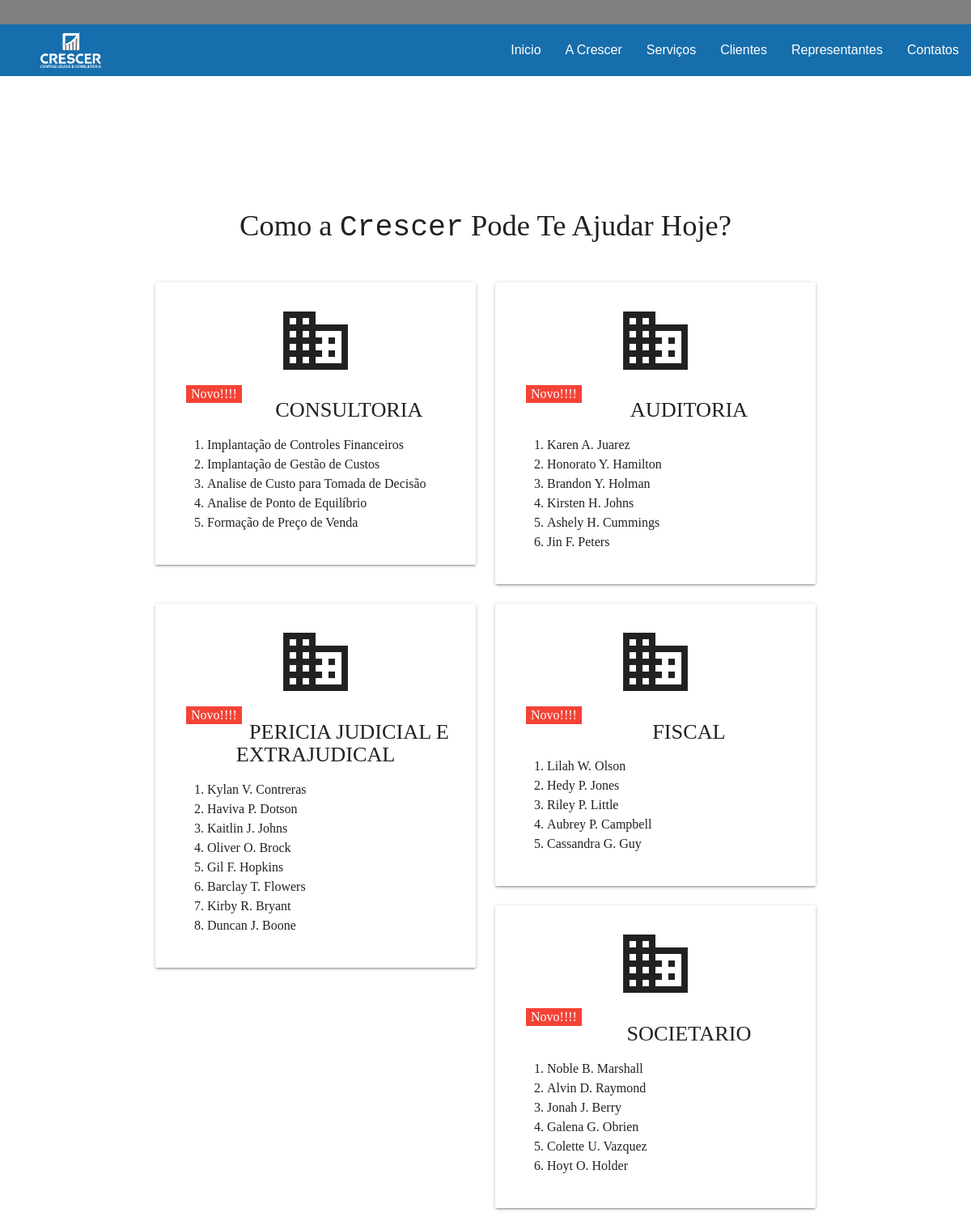
The page /servicos/index.php (upper part) on the database its author committed.
### tables this page shows
CREATE TABLE `t_servicos` (
  `ser_codigo` int(11) NOT NULL,
  `ser_descricao` varchar(100) NOT NULL,
  `ser_status` varchar(2) NOT NULL,
  `ser_datacadastro` timestamp NOT NULL DEFAULT CURRENT_TIMESTAMP ON UPDATE CURRENT_TIMESTAMP,
  `ser_usuario` int(11) NOT NULL,
  `ser_ordem` int(11) NOT NULL,
  `ser_novo` date DEFAULT NULL
);

CREATE TABLE `t_atividade` (
  `ati_codigo` int(11) NOT NULL,
  `ati_descricao` varchar(100) NOT NULL,
  `ser_codigo` int(11) NOT NULL,
  `ati_status` varchar(2) NOT NULL,
  `ati_usuario` int(11) NOT NULL,
  `ati_datacadastro` date NOT NULL,
  `ati_novo` date NOT NULL
);

### servicos/index.php (the view, shortened to what this page needs)
<?php
    require('../conecta_db.php');
?>
<!DOCTYPE html>
<html lang="pt-br">
<head>
  <link href="../css/materialize.css" type="text/css" rel="stylesheet" media="screen,projection"/>
  <link href="../css/style.css" type="text/css" rel="stylesheet" media="screen,projection"/>
</head>
<body>
  <?php
    require('../topo.php');
  ?>
  <br><br><br><br><br>
    <div class="container center">
      <h4>Como a <code>Crescer</code> Pode Te Ajudar Hoje? </h4>
      <br>
      <div class="row">
             <?php
                $result = "select * from t_servicos where ser_status = 'A'";
                $resultado = mysqli_query($mysqli, $result);
                while($exibe = mysqli_fetch_assoc($resultado)){
                  echo '<div class="col s12 m12 l6">
                          <div class="card-panel">
                            <i class="material-icons large">domain</i>
                            <br><span class="badge red white-text left">Novo!!!! </span>
                            <h5>'.$exibe['ser_descricao'].'</h5>
                              <ol align="left">
                            ';
                  $sql2 = "select * from t_atividade where ser_codigo =".$exibe['ser_codigo']." and ati_status = 'A' ";
                  $resultado2 = mysqli_query($mysqli, $sql2);
                  while($atividade = mysqli_fetch_assoc($resultado2)){
                      if (!$atividade) {
                        echo "<li align='left'> Nenhuma atividade Cadastrada </li>";
                      }else{
                        echo "<li align='left'>".$atividade['ati_descricao']." </li>";
                      }
                  }
                  echo ' </ol>
                        </div>
                      </div>';
                }
              ?>
      </div>
   </div>
  </body>
</html>

### topo.php
<?php
    if(nivel ==1){
        $path_nivel ='';
    }else if(nivel ==2){
        $path_nivel ='../';
    }else if(nivel ==3){
        $path_nivel ='../../';
    }else{
        "<h1>Erro no caminho Path, verifique se foi definido um Nivel<h1>";
    }
    $inicio ="index.php";
    $inicio =$path_nivel.$inicio;
    $sobre ="index.php#sobre";
    $sobre =$path_nivel.$sobre;
    $servicos ="servicos/";
    $servicos =$path_nivel.$servicos;
    $clientes ="clientes/";
    $clientes =$path_nivel.$clientes;
    $representantes ="representantes/";
    $representantes =$path_nivel.$representantes;
    $contato ="contato/";
    $contato =$path_nivel.$contato;
    $imagem  = "img/logo.png";
    $imagem =  $path_nivel.$imagem;
?>
<div class="navbar-fixed">
    <nav>
      <div class="nav-telefone col l12 m12 s12">
      </div>
      <div class="nav-wrapper padrao-fundo">
        <a href="<?php echo $inicio;?>" class="brand-logo padrao">
          <img src="<?php echo $imagem; ?>" class="responsive-img logo-nav" alt="Logo">
        </a>
        <ul class="right hide-on-med-and-down">
          <li><a href="<?php echo $inicio; ?>" class=" white-text">Inicio</a></li>
          <li><a href="<?php echo $sobre; ?>" class="white-text">A Crescer</a></li>
          <li><a href="<?php echo $servicos; ?>" class="white-text">Serviços</a></li>
          <li><a href="<?php echo $clientes; ?>" class="white-text">Clientes</a></li>
          <li><a href="<?php echo $representantes; ?>" class="white-text">Representantes</a></li>
          <li><a href="<?php echo $contato; ?>" class="white-text">Contatos</a></li>
        </ul>
      </div>
    </nav>
  </div>

### css/style.css (style rules this page uses)
html { font-family:'Corbel'; font-size: 12pt; }
nav ul a, nav .brand-logo { color: #444; }
.padrao { color: #176EAC !important; }
.padrao-fundo { background-color: #176EAC!important; }
.logo-nav { width: 75px; margin-left: 50px; margin-top: 10px; }
.nav-telefone { background-color:gray !important; height:30px; width: 100% !important; font-size: 10pt; font-family: 'Courier New', Courier, monospace; }
nav li { font-size:16pt; font-family:'Trebuchet MS', 'Lucida Sans Unicode', 'Lucida Grande', 'Lucida Sans', Arial, sans-serif; }
h4 { margin-top:75px; }

### rows shown on the page
t_servicos: ser_descricao "CONSULTORIA"
t_atividade: ati_descricao "Implantação de Controles Financeiros"
t_atividade: ati_descricao "Implantação de Gestão de Custos"
t_atividade: ati_descricao "Analise de Custo para Tomada de Decisão"
t_atividade: ati_descricao "Analise de Ponto de Equilíbrio"
t_atividade: ati_descricao "Formação de Preço de Venda"
t_servicos: ser_descricao "AUDITORIA"
t_atividade: ati_descricao "Karen A. Juarez"
t_atividade: ati_descricao "Honorato Y. Hamilton"
t_atividade: ati_descricao "Brandon Y. Holman"
t_atividade: ati_descricao "Kirsten H. Johns"
t_atividade: ati_descricao "Ashely H. Cummings"
t_atividade: ati_descricao "Jin F. Peters"
t_servicos: ser_descricao "PERICIA JUDICIAL E EXTRAJUDICAL"
t_atividade: ati_descricao "Kylan V. Contreras"
t_atividade: ati_descricao "Haviva P. Dotson"
t_atividade: ati_descricao "Kaitlin J. Johns"
t_atividade: ati_descricao "Oliver O. Brock"
t_atividade: ati_descricao "Gil F. Hopkins"
t_atividade: ati_descricao "Barclay T. Flowers"
t_atividade: ati_descricao "Kirby R. Bryant"
t_atividade: ati_descricao "Duncan J. Boone"
t_servicos: ser_descricao "FISCAL"
t_atividade: ati_descricao "Lilah W. Olson"
t_atividade: ati_descricao "Hedy P. Jones"
t_atividade: ati_descricao "Riley P. Little"
t_atividade: ati_descricao "Aubrey P. Campbell"
t_atividade: ati_descricao "Cassandra G. Guy"
t_servicos: ser_descricao "SOCIETARIO"
t_atividade: ati_descricao "Noble B. Marshall"
t_atividade: ati_descricao "Alvin D. Raymond"
t_atividade: ati_descricao "Jonah J. Berry"
t_atividade: ati_descricao "Galena G. Obrien"
t_atividade: ati_descricao "Colette U. Vazquez"
t_atividade: ati_descricao "Hoyt O. Holder"
